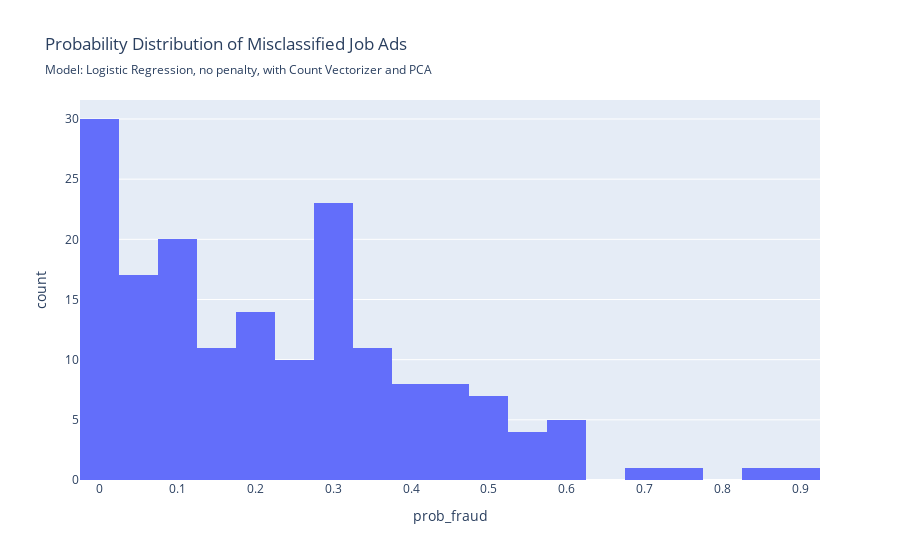

The notebook cell this image was saved under:
### Code cell
evaluate_model(model_log_pca, X_test, y_test, 
               fig_subtitle= 'Model: Logistic Regression, no penalty, with Count Vectorizer and PCA', 
               short_name='log', save_figs=True)

### Figure 1 — Plotly figure (JSON) as saved in the notebook; plotly's stock layout.template omitted (floating-point values rounded to 4 significant figures; data arrays with more than 128 entries replaced by an {"elided": "..."} marker saying what was removed)
{"data": [{"bingroup": "x", "hovertemplate": "prob_fraud=%{x}<br>count=%{y}<extra></extra>", "legendgroup": "", "marker": {"color": "#636efa", "pattern": {"shape": ""}}, "name": "", "orientation": "v", "showlegend": false, "type": "histogram", "x": {"elided": "172 float values"}, "xaxis": "x", "yaxis": "y"}], "layout": {"barmode": "relative", "legend": {"tracegroupgap": 0}, "title": {"subtitle": {"text": "Model: Logistic Regression, no penalty, with Count Vectorizer and PCA"}, "text": "Probability Distribution of Misclassified Job Ads"}, "xaxis": {"anchor": "y", "domain": [0, 1], "title": {"text": "prob_fraud"}}, "yaxis": {"anchor": "x", "domain": [0, 1], "title": {"text": "count"}}}}
